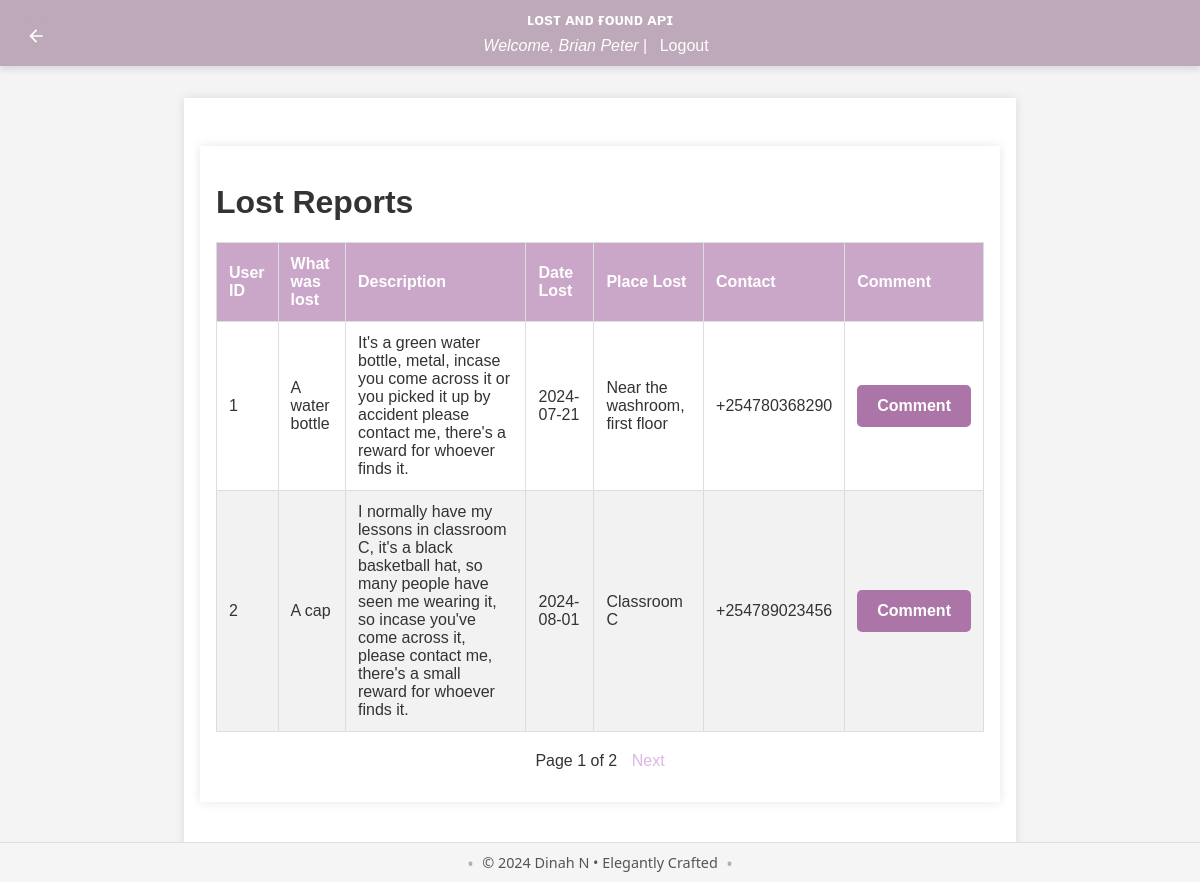
/report/list_lost_reports (signed in), run on the app's committed database.
### app/models/user.py (models this page shows, shortened)
class User(db.Model, UserMixin):
    id = db.Column(db.Integer, primary_key=True)
    username = db.Column(db.String(150), unique=True, nullable=False)
    email = db.Column(db.String(150), unique=True, nullable=False)
    password_hash = db.Column(db.String(150), nullable=False)
    role = db.Column(db.String(50), nullable=False, default='user')
    lost_reports = db.relationship('LostReport', back_populates='user', lazy=True)
    found_reports = db.relationship('FoundReport', back_populates='user', lazy=True)
    claims = db.relationship('Claim', back_populates='claim_user', lazy=True)
    rewards_received = db.relationship('Reward', foreign_keys='Reward.receiver_id', back_populates='receiver', lazy=True)
    rewards_paid = db.relationship('Reward', foreign_keys='Reward.payer_id', back_populates='payer', lazy=True)
    reset_tokens = db.relationship('PasswordResetToken', back_populates='user', lazy=True)
    comments = db.relationship('Comment', back_populates='user')
    @property
    def password(self):
        raise AttributeError('password is not a readable attribute')

### app/models/lost_report.py (models this page shows, shortened)
class LostReport(db.Model):
    id = db.Column(db.Integer, primary_key=True)
    user_id = db.Column(db.Integer, db.ForeignKey('user.id'), nullable=False)
    item_id = db.Column(db.Integer, db.ForeignKey('item.id'), nullable=False)
    item_name = db.Column(db.String(150), nullable=True)
    place_lost = db.Column(db.String(150), nullable=False)
    date_lost = db.Column(db.Date, nullable=False)
    time_lost = db.Column(db.Time, nullable=False)
    contact = db.Column(db.String(255), nullable=True)
    description = db.Column(db.String(255), nullable=True)
    primary_color = db.Column(db.String(50), nullable=True)
    secondary_color = db.Column(db.String(50), nullable=True)
    upload_image = db.Column(db.String(250), nullable=True)
    approved = db.Column(db.Boolean, default=False, nullable=False)
    user = db.relationship('User', back_populates='lost_reports')
    item = db.relationship('Item', back_populates='lost_reports')

### app/routes/report.py (the view)
@bp.route('/list_lost_reports', methods=['GET'])
@login_required
def list_all_lost_reports():
    try:
        page = request.args.get('page', 1, type=int)
        per_page = 2  # Number of reports per page
        lost_reports_paginated = LostReport.query.paginate(page=page, per_page=per_page)
        return render_template('list_lost_reports.html', lost_reports=lost_reports_paginated)
    except Exception as e:
        flash(f'Error: {str(e)}', 'error')
        return redirect(url_for('user.dashboard'))

### app/__init__.py (called while the page is built)
def create_app():
    app = Flask(__name__)
    load_dotenv()
    app.config['SECRET_KEY'] = os.environ.get('FLASK_SECRET_KEY', secrets.token_hex(16))
    app.config.from_object('config.Config')
    app.config.from_pyfile('config.py', silent=True)
    register_extensions(app)
    register_blueprints(app)
    configure_cors(app)
    @app.before_request
    def method_override():
        if request.method == 'POST':
            method = request.form.get('_method')
            if method:
                method = method.upper()
                if method in ['PUT', 'DELETE']:
                    request.environ['REQUEST_METHOD'] = method
    return app

def register_extensions(app):
    db.init_app(app)
    migrate.init_app(app, db)
    bcrypt.init_app(app)
    login_manager.init_app(app)
    mail.init_app(app)
    @login_manager.user_loader
    def load_user(user_id):
        return user.User.query.get(int(user_id))

### app/templates/list_lost_reports.html (shortened to what this page needs)
{% extends 'base.html' %}
{% block content %}
<main>
    <a href="{{ url_for('user.dashboard') }}" class="back-button" title="Back to Dashboard">
        <svg xmlns="http://www.w3.org/2000/svg" viewBox="0 0 24 24" fill="currentColor" width="24" height="24">
            <path d="M20 11H7.83l5.59-5.59L12 4l-8 8 8 8 1.41-1.41L7.83 13H20v-2z"/>
        </svg>
    </a>
    <h1>Lost Reports</h1>
    <table>
        <thead>
            <tr>
                <th>User ID</th>
                <th>What was lost</th>
                <th>Description</th>
                <th>Date Lost</th>
                <th>Place Lost</th>
                <th>Contact</th>
                <th>Comment</th>
            </tr>
        </thead>
        <tbody>
            {% for report in lost_reports %}
            <tr>
                <td>{{ report.user_id }}</td>
                <td>{{ report.item_name }}</td>
                <td>{{ report.description }}</td>
                <td>{{ report.date_lost.strftime('%Y-%m-%d') }}</td>
                <td>{{ report.place_lost }}</td>
                <td>{{ report.contact }}</td>
                <td>
                    <a href="{{ url_for('report.provide_comment', item_id=report.item_id) }}" class="btn">Comment</a>
                </td>
            </tr>
            {% endfor %}
        </tbody>
    </table>
    <div class="pagination">
        <span>Page {{ lost_reports.page }} of {{ lost_reports.pages }}</span>
        {% if lost_reports.has_next %}
            <a href="{{ url_for('report.list_all_lost_reports', page=lost_reports.next_num) }}" class="next">Next</a>
        {% endif %}
    </div>
</main>
{% endblock %}

### app/templates/base.html (shortened to what this page needs)
<!DOCTYPE html>
<html lang="en">
<head>
    <link rel="stylesheet" href="{{ url_for('static', filename='styles.css') }}">
</head>
<body>
    <header>
        <h1>ʟᴏsᴛ ᴀɴᴅ ғᴏᴜɴᴅ ᴀᴘɪ</h1>
        {% if current_user.is_authenticated %}
            <p><i>Welcome, {{ current_user.username }}</i> | <a href="{{ url_for('auth.logout') }}">Logout</a></p>
        {% else %}
            <p>
                <a href="{{ url_for('auth.login') }}">Login</a> |
                <a href="{{ url_for('auth.register') }}">Sign Up</a>
            </p>
        {% endif %}
    </header>
    <main>
        {% block content %}{% endblock %}
    </main>
    <footer>
        <p>&copy; 2024 Dinah N • Elegantly Crafted</p>
    </footer>
</body>
</html>

### app/static/styles.css (style rules this page uses)
body { font-family: 'Roboto', sans-serif; margin: 0; padding: 0; background-color: #f9f9f9; color: #333; }
.back-button { position: absolute; top: 20px; left: 20px; background-color: #bda9b9; color: white; width: 32px; height: 32px; border-radius: 50%; display: flex; justify-content: center; align-items: center; text-decoration: none; transition: background-color 0.3s ease; }
.back-button svg { width: 20px; height: 20px; }
header { background-color: #e7cbe1; color: #ecf0f1; padding: 20px 0; box-shadow: 0 4px 6px rgba(0, 0, 0, 0.1); }
header h1 { margin: 0; text-align: center; font-size: 1.0rem; }
main { padding: 40px; max-width: 1200px; margin: 0 auto; }
.btn { display: inline-block; padding: 12px 20px; border: none; border-radius: 5px; background-color: #ac75a7; color: #fff; font-size: 1rem; font-weight: 600; text-align: center; text-decoration: none; cursor: pointer; transition: background-color 0.3s, transform 0.2s; }
footer { background-color: #e7cbe1; color: #ecf0f1; text-align: center; padding: 20px 0; position: fixed; bottom: 0; width: 100%; }
table { width: 100%; border-collapse: collapse; margin-bottom: 20px; }
table th, table td { padding: 12px; border: 1px solid #ddd; text-align: left; }
table th { background-color: #caa6c8; color: #fff; }
table tr:nth-child(even) { background-color: #f2f2f2; }
table td a { color: #d6bdda; text-decoration: none; }

### app/templates/base.html (style rules this page uses)
body { font-family: Arial, sans-serif; background-color: #f4f4f4; margin: 0; padding: 0; }
header { background-color: #bda9b9; color: white; padding: 0.7rem; text-align: center; }
header p { margin: 0.5rem 0 0; }
header a { color: white; text-decoration: none; margin: 0 0.5rem; }
main { max-width: 800px; margin: 2rem auto; padding: 1rem; background-color: white; box-shadow: 0 0 10px rgba(0, 0, 0, 0.1); }
footer { background-color: whitesmoke; text-align: center; padding: 10px 0; font-family: 'Segoe UI', Tahoma, Geneva, Verdana, sans-serif; font-size: 0.9em; color: #555; border-top: 1px solid #e0e0e0; }
footer p { margin: 0; display: inline-block; position: relative; }
footer p::before, footer p::after { content: "•"; color: #bda9b9; font-size: 1.2em; position: absolute; top: 50%; transform: translateY(-50%); }
footer p::before { left: -15px; }
footer p::after { right: -15px; }

### app/templates/list_lost_reports.html (style rules this page uses)
.pagination { margin: 1em 0; text-align: center; }
.pagination a { margin: 0 5px; text-decoration: none; color: rgb(222, 182, 230); }
.pagination span { margin: 0 5px; }

### data on the page
User: username "Brian Peter"
LostReport: user_id "1", item_name "A water bottle", description "It's a green water bottle, metal, incase you come across it or you picked it up by accident please contact me, there's a reward for whoever finds it.", date_lost "2024-07-21", place_lost "Near the washroom, first floor", contact "+254780368290"
LostReport: user_id "2", item_name "A cap", description "I normally have my lessons in classroom C, it's a black basketball hat, so many people have seen me wearing it, so incase you've come across it, please contact me, there's a small reward for whoever finds it.", date_lost "2024-08-01", place_lost "Classroom C", contact "+254789023456"

### other printed values
{{ lost_reports.page }} "1"
{{ lost_reports.pages }} "2"
